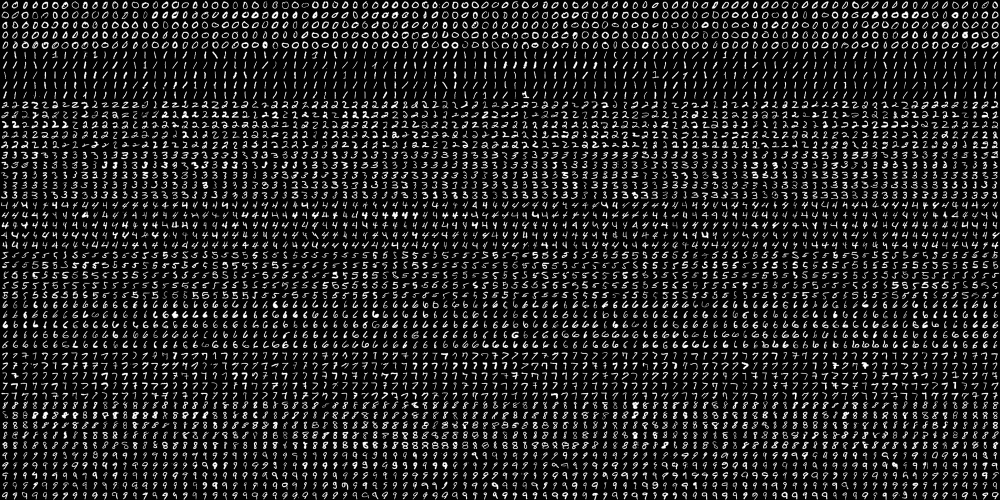
#> input picture DigitsRecignition/digits.png, 2000 x 1000 px (shown at 1/2 size)
$ jupyter execute OpencvDigits.ipynb
#> lines starting #> are read from the running program, lines starting #| are printed output that depends on the picture
[cell 1]
import numpy as np
import cv2 as cv
from matplotlib import pyplot as plt
img = cv.imread('digits.png')
#> img is the input picture: shape (1000, 2000, 3); min 0, max 255, mean 33.8
gray = cv.cvtColor(img,cv.COLOR_BGR2GRAY)
# Now we split the image to 5000 cells, each 20x20 size
cells = [np.hsplit(row,100) for row in np.vsplit(gray,50)]
#> cells = 50 items
# Make it into a Numpy array. It size will be (50,100,20,20)
x = np.array(cells)
# Now we prepare train_data and test_data.
train = x[:,:50].reshape(-1,400).astype(np.float32) # Size = (2500,400)
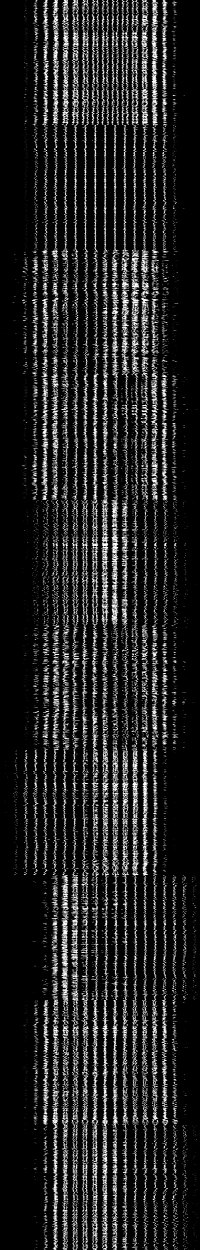
#> train: shape (2500, 400) float32 (shown at 1/2 size); min 0, max 255, mean 33.8
test = x[:,50:100].reshape(-1,400).astype(np.float32) # Size = (2500,400)
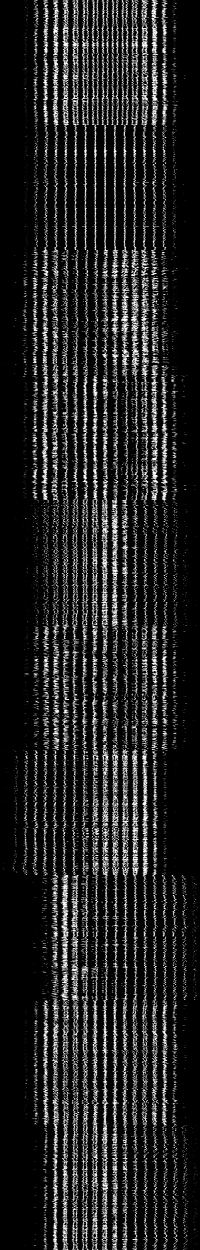
#> test: shape (2500, 400) float32 (shown at 1/2 size); min 0, max 255, mean 33.8
# Create labels for train and test data
k = np.arange(10)
train_labels = np.repeat(k,250)[:,np.newaxis]
test_labels = train_labels.copy()
# Initiate kNN, train the data, then test it with test data for k=1
knn = cv.ml.KNearest_create()
knn.train(train, cv.ml.ROW_SAMPLE, train_labels)
ret,result,neighbours,dist = knn.findNearest(test,k=5)
#> ret = 0; result = 2500 values, max 9 at index 452, min 0 at index 0, mean 4.47; neighbours = 2500 rows, first 6: [0, 0, 0, 0, 0], [0, 0, 0, 0, 0], [0, 0, 0, 0, 0], [0, 0, 5, 5, 5], [0, 0, 0, 0, 0], [0, 0, 0, 0, 0]; dist = 2500 rows, first 6: [361955, 598018, 606136, 608480, 610345], [790595, 959768, 1055851, 1065401, 1068785], [534520, 641045, 681043, 732508, 751514], [943748, 958162, 1052576, 1243297, 1249885], [796400, 841097, 878670, 896978, 960181], [396251, 671587, 715542, 749110, 751370]
# Now we check the accuracy of classification
# For that, compare the result with test_labels and check which are wrong
matches = result==test_labels
correct = np.count_nonzero(matches)
#> correct = 2294
accuracy = correct*100.0/result.size
#> accuracy = 91.76
print( accuracy )
#| 91.76

[cell 2]
# save the data
np.savez('knn_data.npz',train=train, train_labels=train_labels)
# Now load the data
with np.load('knn_data.npz') as data:
    print( data.files )
    train = data['train']
    train_labels = data['train_labels']

[cell 3]
len(train[0])

[cell 4]
plt.imshow(train[0].reshape(20,20))
plt.show()
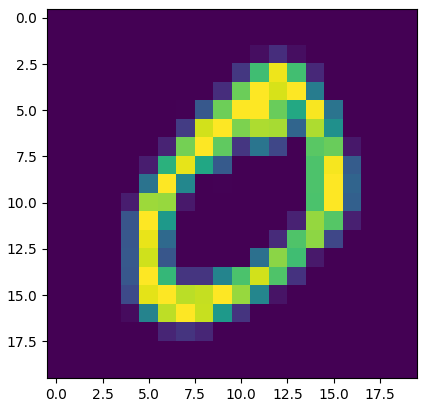
#> figure drawn by matplotlib, 1 panel
